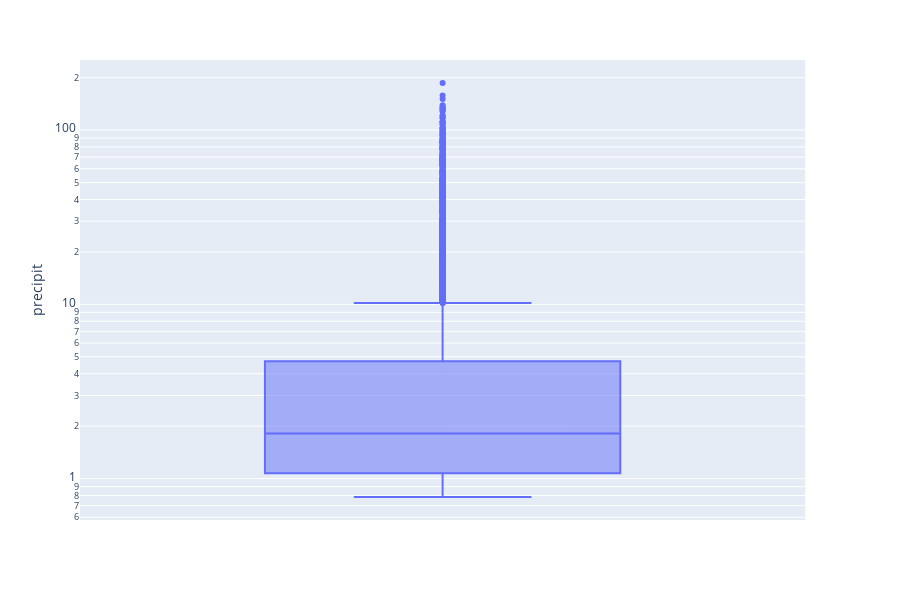

The cell this chart's notebook holds for it:
### Code cell
import plotly.express as px
    fig = px.box(df[(df['month'] == 9) & (df['day'] == 3)], y='precipit')
fig.update_layout(yaxis_type="log")
fig.show()

### Figure 1 — Plotly figure (JSON) as saved in the notebook; plotly's stock layout.template omitted (floating-point values rounded to 4 significant figures; data arrays with more than 128 entries replaced by an {"elided": "..."} marker saying what was removed)
{"data": [{"alignmentgroup": "True", "hoverlabel": {"namelength": 0}, "hovertemplate": "precipit=%{y}", "legendgroup": "", "marker": {"color": "#636efa"}, "name": "", "notched": false, "offsetgroup": "", "orientation": "v", "showlegend": false, "type": "box", "x0": " ", "xaxis": "x", "y": {"elided": "5319 float values"}, "y0": " ", "yaxis": "y"}], "layout": {"boxmode": "group", "height": 600, "legend": {"tracegroupgap": 0}, "margin": {"t": 60}, "xaxis": {"anchor": "y", "domain": [0, 0.98]}, "yaxis": {"anchor": "x", "domain": [0, 1], "title": {"text": "precipit"}, "type": "log"}}}
